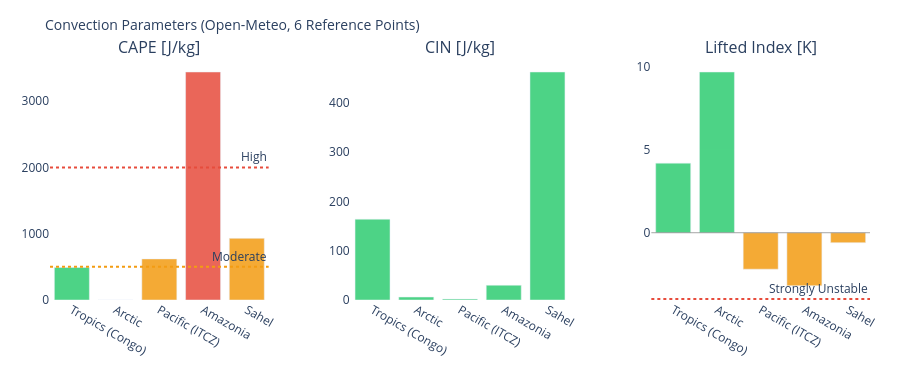

Source (notebook cell):
### Markdown cell above
---
## 3. Visualizations

### Code cell
# ============================================================
# CAPE / CIN / LIFTED INDEX – Convection potential
# ============================================================

if not df_atm.empty:
    fig = make_subplots(
        rows=1, cols=3,
        subplot_titles=['CAPE [J/kg]', 'CIN [J/kg]', 'Lifted Index [K]'],
        horizontal_spacing=0.1
    )
    pts = df_atm['point'].tolist()
    pt_colors = ['#E85D24','#185FA5','#888780','#378ADD','#639922','#F2A623']

    # CAPE – höher = mehr Gewitterpotential
    cape_vals = df_atm['cape'].fillna(0).tolist()
    cape_colors = ['#e74c3c' if v > 2000 else '#f39c12' if v > 500 else '#2ecc71'
                   for v in cape_vals]
    fig.add_trace(go.Bar(x=pts, y=cape_vals, marker_color=cape_colors,
                         opacity=0.85, showlegend=False), row=1, col=1)
    fig.add_hline(y=2000, line_dash='dot', line_color='#e74c3c',
                  annotation_text='High', row=1, col=1)
    fig.add_hline(y=500,  line_dash='dot', line_color='#f39c12',
                  annotation_text='Moderate', row=1, col=1)

    # CIN – negativer = stärker gedeckelt (weniger Auslöse)
    cin_vals = df_atm['cin'].fillna(0).tolist()
    cin_colors = ['#e74c3c' if v < -200 else '#f39c12' if v < -50 else '#2ecc71'
                  for v in cin_vals]
    fig.add_trace(go.Bar(x=pts, y=cin_vals, marker_color=cin_colors,
                         opacity=0.85, showlegend=False), row=1, col=2)

    # Lifted Index – negativ = instabil
    li_vals = df_atm['li'].fillna(0).tolist()
    li_colors = ['#e74c3c' if v < -4 else '#f39c12' if v < 0 else '#2ecc71'
                 for v in li_vals]
    fig.add_trace(go.Bar(x=pts, y=li_vals, marker_color=li_colors,
                         opacity=0.85, showlegend=False), row=1, col=3)
    fig.add_hline(y=0, line_color='gray', line_width=0.7, row=1, col=3)
    fig.add_hline(y=-4, line_dash='dot', line_color='#e74c3c',
                  annotation_text='Strongly Unstable', row=1, col=3)

    fig.update_layout(
        title=dict(text='Convection Parameters (Open-Meteo, 6 Reference Points)', font=dict(size=14)),
        height=380, plot_bgcolor='rgba(0,0,0,0)', paper_bgcolor='rgba(0,0,0,0)',
        margin=dict(l=50, r=30, t=60, b=80)
    )
    fig.update_xaxes(tickangle=30)
    fig.show()

### Figure 1 — Plotly figure (JSON) as saved in the notebook; plotly's stock layout.template omitted (floating-point values rounded to 4 significant figures)
{"data": [{"marker": {"color": ["#2ecc71", "#2ecc71", "#f39c12", "#e74c3c", "#f39c12"]}, "opacity": 0.85, "showlegend": false, "type": "bar", "x": ["Tropics (Congo)", "Arctic", "Pacific (ITCZ)", "Amazonia", "Sahel"], "xaxis": "x", "y": [490.0, 0.0, 620.0, 3440.0, 930.0], "yaxis": "y"}, {"marker": {"color": ["#2ecc71", "#2ecc71", "#2ecc71", "#2ecc71", "#2ecc71"]}, "opacity": 0.85, "showlegend": false, "type": "bar", "x": ["Tropics (Congo)", "Arctic", "Pacific (ITCZ)", "Amazonia", "Sahel"], "xaxis": "x2", "y": [164.0, 6.0, 2.0, 30.0, 463.0], "yaxis": "y2"}, {"marker": {"color": ["#2ecc71", "#2ecc71", "#f39c12", "#f39c12", "#f39c12"]}, "opacity": 0.85, "showlegend": false, "type": "bar", "x": ["Tropics (Congo)", "Arctic", "Pacific (ITCZ)", "Amazonia", "Sahel"], "xaxis": "x3", "y": [4.2, 9.7, -2.2, -3.2, -0.6], "yaxis": "y3"}], "layout": {"annotations": [{"font": {"size": 16}, "showarrow": false, "text": "CAPE [J/kg]", "x": 0.1333, "xanchor": "center", "xref": "paper", "y": 1.0, "yanchor": "bottom", "yref": "paper"}, {"font": {"size": 16}, "showarrow": false, "text": "CIN [J/kg]", "x": 0.5, "xanchor": "center", "xref": "paper", "y": 1.0, "yanchor": "bottom", "yref": "paper"}, {"font": {"size": 16}, "showarrow": false, "text": "Lifted Index [K]", "x": 0.8667, "xanchor": "center", "xref": "paper", "y": 1.0, "yanchor": "bottom", "yref": "paper"}, {"showarrow": false, "text": "High", "x": 1, "xanchor": "right", "xref": "x domain", "y": 2000, "yanchor": "bottom", "yref": "y"}, {"showarrow": false, "text": "Moderate", "x": 1, "xanchor": "right", "xref": "x domain", "y": 500, "yanchor": "bottom", "yref": "y"}, {"showarrow": false, "text": "Strongly Unstable", "x": 1, "xanchor": "right", "xref": "x3 domain", "y": -4, "yanchor": "bottom", "yref": "y3"}], "height": 380, "margin": {"b": 80, "l": 50, "r": 30, "t": 60}, "paper_bgcolor": "rgba(0,0,0,0)", "plot_bgcolor": "rgba(0,0,0,0)", "shapes": [{"line": {"color": "#e74c3c", "dash": "dot"}, "type": "line", "x0": 0, "x1": 1, "xref": "x domain", "y0": 2000, "y1": 2000, "yref": "y"}, {"line": {"color": "#f39c12", "dash": "dot"}, "type": "line", "x0": 0, "x1": 1, "xref": "x domain", "y0": 500, "y1": 500, "yref": "y"}, {"line": {"color": "gray", "width": 0.7}, "type": "line", "x0": 0, "x1": 1, "xref": "x3 domain", "y0": 0, "y1": 0, "yref": "y3"}, {"line": {"color": "#e74c3c", "dash": "dot"}, "type": "line", "x0": 0, "x1": 1, "xref": "x3 domain", "y0": -4, "y1": -4, "yref": "y3"}], "title": {"font": {"size": 14}, "text": "Convection Parameters (Open-Meteo, 6 Reference Points)"}, "xaxis": {"anchor": "y", "domain": [0.0, 0.2667], "tickangle": 30}, "xaxis2": {"anchor": "y2", "domain": [0.3667, 0.6333], "tickangle": 30}, "xaxis3": {"anchor": "y3", "domain": [0.7333, 1.0], "tickangle": 30}, "yaxis": {"anchor": "x", "domain": [0.0, 1.0]}, "yaxis2": {"anchor": "x2", "domain": [0.0, 1.0]}, "yaxis3": {"anchor": "x3", "domain": [0.0, 1.0]}}}
